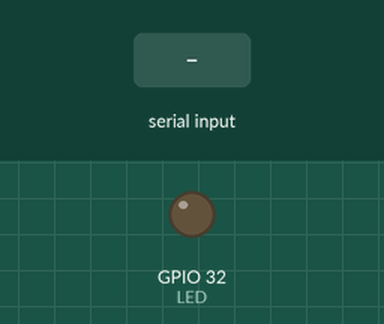
Simulated run of this sketch. Board: ESP32. Shown: output pins drawn as LEDs (lit = HIGH). Inputs (shaded band) come from the test bench. Nothing arrives over Bluetooth unless stated.

Above: at 1.2 s.
1.3 s: "on\n" received over the second serial link
At 1.8 s:
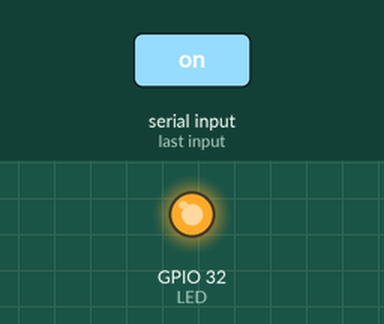
2.8 s: "off\n" received over the second serial link
At 4.1 s:
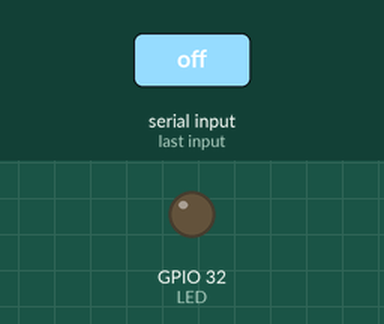
Timing chart, 0 to 5.8 s (numbered marks = the images above; inputs shaded):
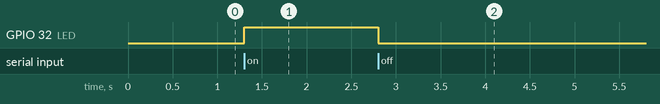

Measured:
- after the input at 1.3 s, GPIO 32 (LED): LOW → HIGH at once
- after the input at 2.8 s, GPIO 32 (LED): HIGH → LOW at once

The sketch:

bluetooth.ino
```cpp
#include <BluetoothSerial.h>

BluetoothSerial bt;
const int LED = 32;

void setup() {
  pinMode(LED, OUTPUT);
  bt.begin("ESP32-Lamp");  // 手機上看到的名字
}

void loop() {
  if (bt.available()) {
    String cmd = bt.readStringUntil('\n');
    cmd.trim();
    if (cmd == "on") digitalWrite(LED, HIGH);
    if (cmd == "off") digitalWrite(LED, LOW);
    bt.println("LED " + cmd);
  }
}
```
